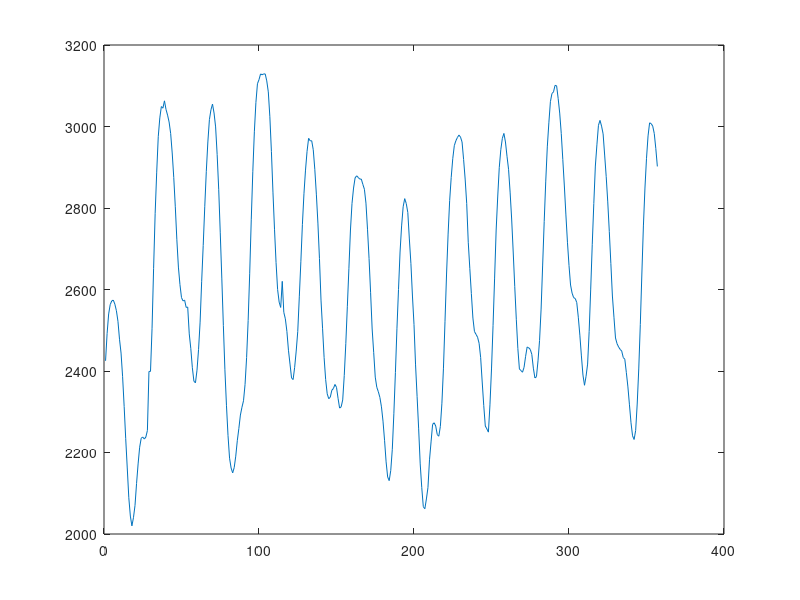
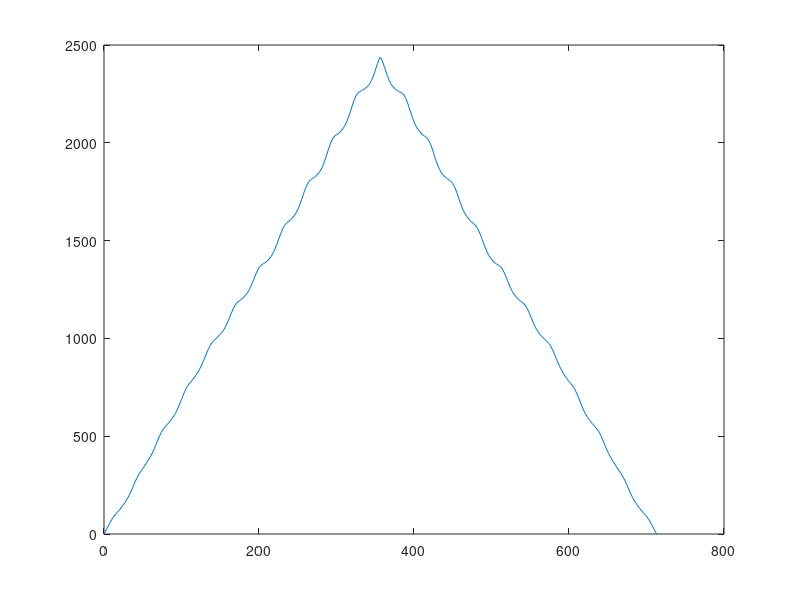
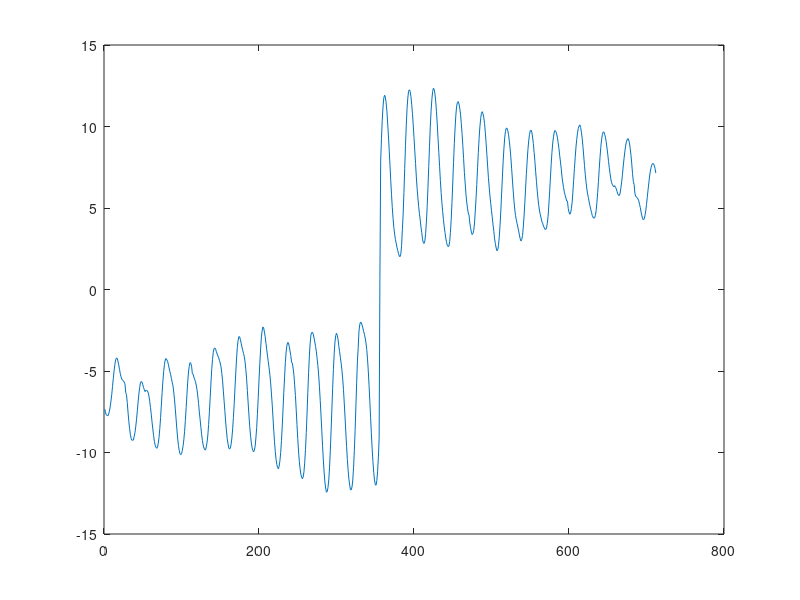

Write MATLAB code to recreate these figures, in order.
%%PRACTICA 4 PROCESAMIENTO DIGITAL DE SEÑALES

%%LEER ARCHIVO con el vector de la señal

cuerda = [2425	2492	2540	2563	2572	2574	2564	2548	2522	2478	2444	2386	2313	2234	2162	2089	2044	2020	2040	2070	2124	2172	2213	2235	2238	2233	2238	2254	2399	2399	2505	2652	2787	2888	2975	3021	3049	3045	3063	3042	3028	3011	2983	2935	2875	2803	2722	2655	2612	2580	2572	2574	2556	2557	2491	2455	2408	2375	2371	2402	2453	2520	2619	2708	2803	2890	2962	3017	3041	3055	3033	2999	2931	2846	2739	2628	2512	2403	2316	2242	2186	2162	2150	2163	2191	2229	2259	2292	2311	2327	2367	2433	2524	2640	2771	2889	2987	3059	3105	3115	3129	3127	3129	3129	3112	3085	3024	2939	2839	2748	2666	2600	2569	2556	2620	2544	2528	2497	2451	2417	2383	2379	2409	2449	2497	2582	2668	2760	2835	2893	2939	2971	2965	2965	2943	2895	2834	2763	2676	2574	2505	2433	2379	2344	2332	2336	2353	2357	2367	2360	2333	2309	2312	2329	2389	2467	2559	2652	2746	2811	2849	2874	2879	2875	2871	2871	2858	2846	2812	2748	2676	2592	2503	2445	2385	2360	2349	2335	2312	2277	2230	2177	2140	2131	2156	2208	2295	2396	2505	2600	2692	2756	2803	2823	2811	2789	2724	2664	2584	2514	2415	2337	2258	2172	2114	2067	2062	2086	2114	2182	2226	2269	2273	2265	2244	2240	2264	2321	2407	2522	2638	2736	2818	2875	2921	2953	2965	2973	2979	2974	2962	2919	2871	2811	2716	2652	2590	2530	2497	2490	2483	2468	2433	2373	2315	2265	2258	2250	2317	2405	2512	2628	2746	2827	2899	2943	2971	2983	2962	2927	2895	2839	2773	2692	2607	2527	2455	2405	2401	2397	2409	2436	2459	2457	2453	2441	2407	2383	2386	2425	2475	2552	2660	2767	2866	2950	3009	3061	3081	3085	3101	3100	3069	3033	2983	2919	2854	2783	2716	2659	2611	2591	2580	2578	2568	2532	2488	2437	2390	2365	2387	2417	2497	2601	2711	2811	2903	2955	3003	3015	3001	2982	2930	2877	2815	2742	2664	2584	2532	2481	2467	2459	2453	2449	2433	2429	2396	2361	2317	2273	2241	2232	2254	2319	2405	2514	2638	2756	2849	2922	2977	3009	3007	3001	2983	2946	2902];
VECTOR_SIZE = size(cuerda,2);
derivada = zeros(1,VECTOR_SIZE);
%%Calcular Autocorrelacion
vectorCorr = zeros(1,VECTOR_SIZE*2);
for z = 1 : 1:(VECTOR_SIZE*2)-1 
	virtual_index_start = VECTOR_SIZE-z;
    for c=1: 1:z
        if(virtual_index_start+c>0)
           virtual_value_c = cuerda(virtual_index_start+c); 
        else
            virtual_value_c = 0;
        end
        if(c< VECTOR_SIZE)
            virtual_value = cuerda(c);
        else
            virtual_value = 0;
        end
        vectorCorr(z) = vectorCorr(z)+virtual_value*virtual_value_c;
    end
    vectorCorr(z)=vectorCorr(z)/1000000;
end
for z = 1 : 1:(VECTOR_SIZE*2)-2
    derivada(z) = vectorCorr(z)-vectorCorr(z+1);
end
%%Lectura de frecuencia

flag_down = 0;
	tmp_index = VECTOR_SIZE-1;
	while(flag_down<3)

			if(((derivada(tmp_index)<derivada(tmp_index-1)))&&(flag_down == 0||flag_down == 2))
			
				flag_down=flag_down+1;
                if(flag_down==1)
                  index1=tmp_index;
                end
			
            elseif(((derivada(tmp_index)>derivada(tmp_index-1)))&&flag_down == 1)
			
				flag_down=flag_down+1;
			
            else

            end
		tmp_index=tmp_index-1;
      
    end

	freq = (1/(((index1+1)-tmp_index)*0.000086956));

%% Graficas
figure; plot(cuerda);
figure; plot(vectorCorr);
figure; plot(derivada);